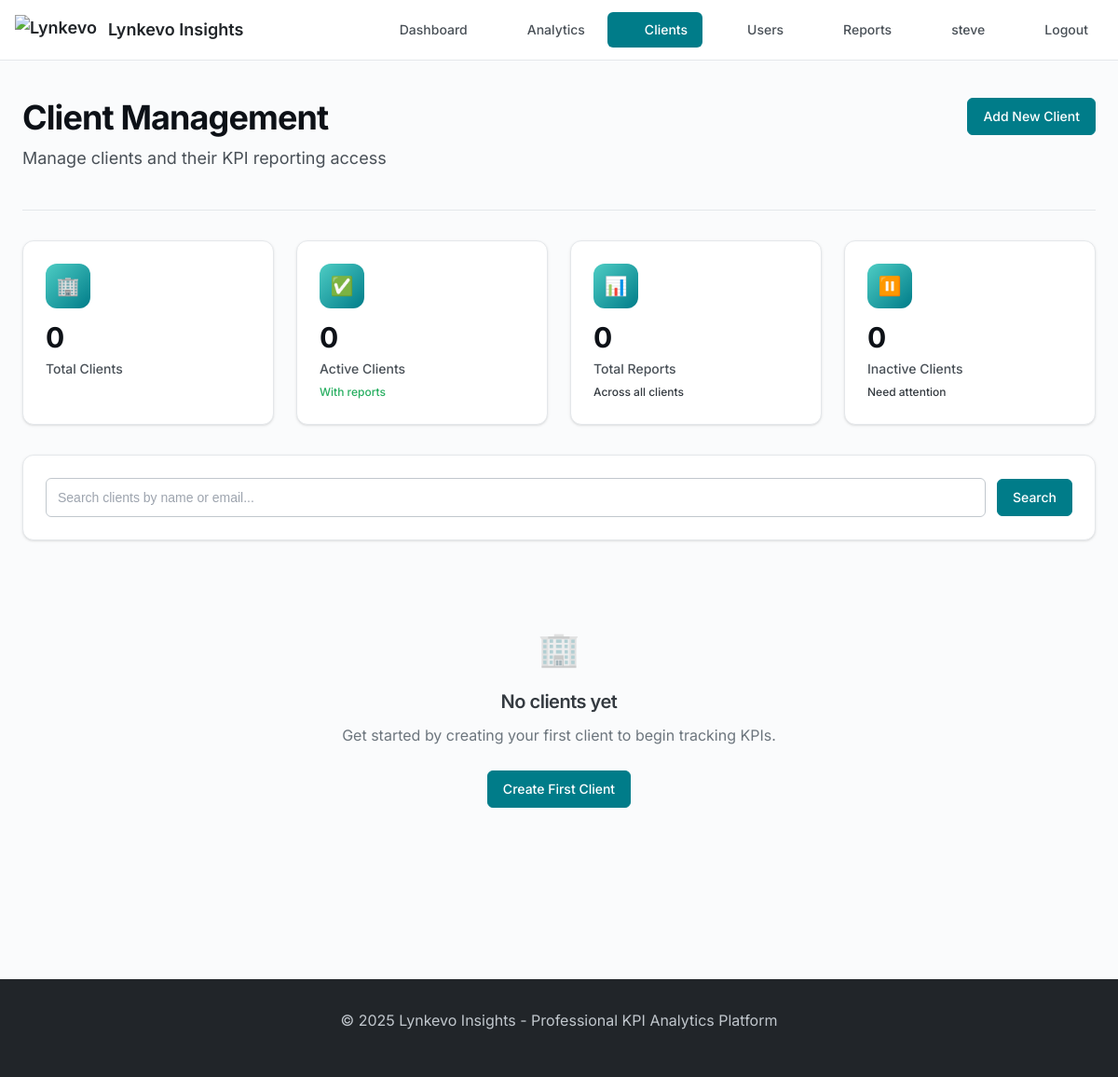
Before: /accounts/clients/ (signed in) with the older database file.
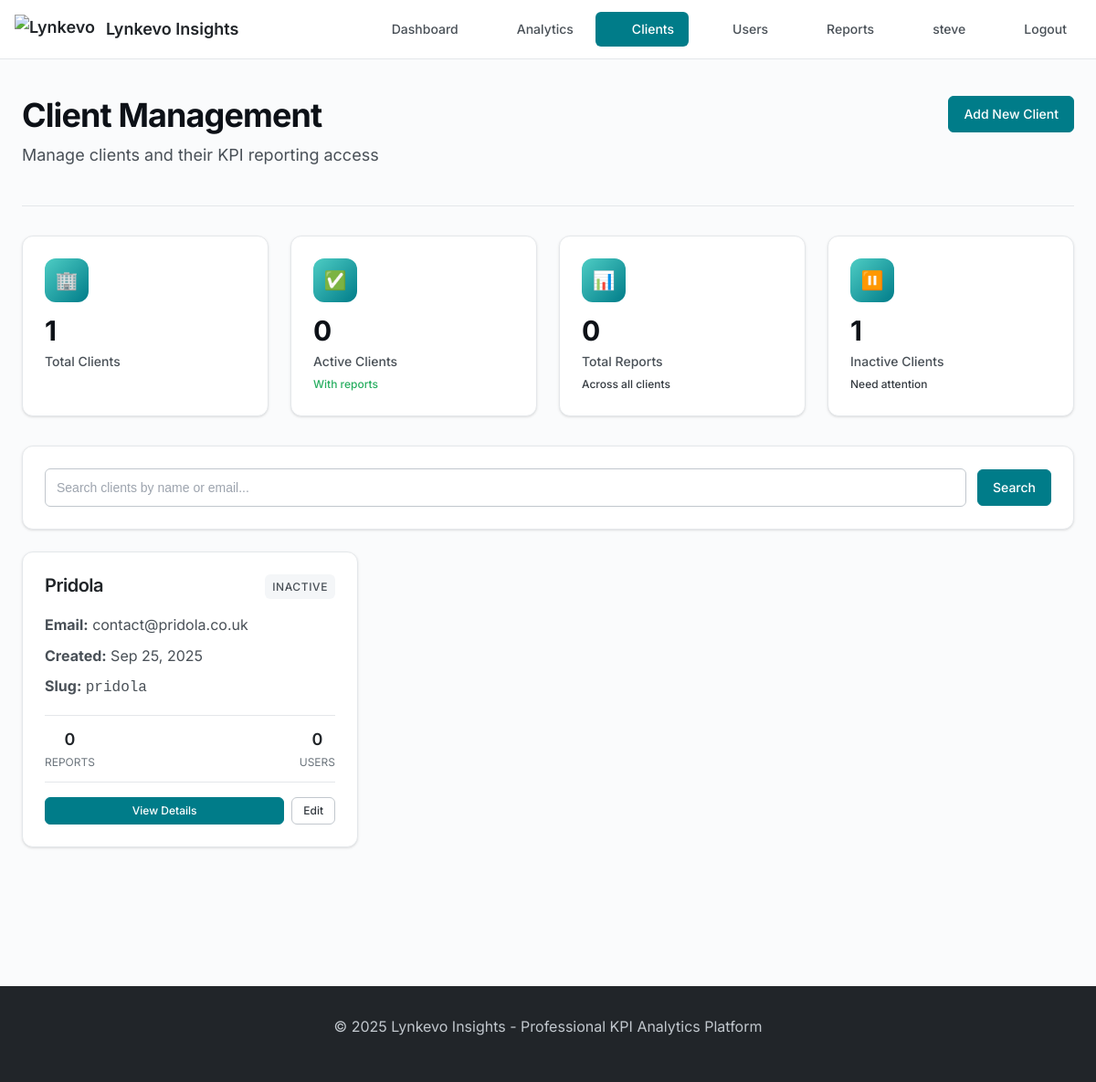
After: the same page with the newer database file.
### accounts/models.py (models this page shows, shortened)
class Client(models.Model):
    name = models.CharField(max_length=255)
    slug = models.SlugField(unique=True, blank=True)
    contact_email = models.EmailField(blank=True, null=True)
    created_at = models.DateTimeField(auto_now_add=True)
    updated_at = models.DateTimeField(auto_now=True)

### accounts/views.py (the view)
# urls.py: path("clients/", views.client_list, name="client_list"),
@login_required
@user_passes_test(is_staff_or_superuser)
def client_list(request):
    search_query = request.GET.get('search', '')
    clients_list = Client.objects.annotate(
        reports_count=Count('kpi_reports'),
        users_count=Count('memberships')
    ).order_by('-created_at')
    if search_query:
        clients_list = clients_list.filter(
            Q(name__icontains=search_query) |
            Q(contact_email__icontains=search_query)
        )
    paginator = Paginator(clients_list, 12)
    page_number = request.GET.get('page')
    clients = paginator.get_page(page_number)
    total_clients = Client.objects.count()
    active_clients = Client.objects.filter(kpi_reports__isnull=False).distinct().count()
    total_reports = sum([client.reports_count for client in clients_list])
    context = {
        'clients': clients,
        'search_query': search_query,
        'stats': {
            'total_clients': total_clients,
            'active_clients': active_clients,
            'total_reports': total_reports,
            'inactive_clients': total_clients - active_clients,
        }
    }
    return render(request, 'accounts/client_list.html', context)

### accounts/views.py (called while the page is built)
def is_staff_or_superuser(user):
    return user.is_staff or user.is_superuser

### accounts/templates/accounts/client_list.html (shortened to what this page needs)
{% extends 'base.html' %}
{% load static %}
{% block content %}
<div class="page-header">
    <div>
        <h1 class="page-title">Client Management</h1>
        <p class="page-subtitle">Manage clients and their KPI reporting access</p>
    </div>
    <div class="page-actions">
        <a href="{% url 'accounts:client_create' %}" class="btn btn-primary">
            Add New Client
        </a>
    </div>
</div>
<div class="metrics-grid">
    <div class="metric-card">
        <div class="metric-header">
            <div class="metric-icon">🏢</div>
        </div>
        <div class="metric-value">{{ stats.total_clients }}</div>
        <div class="metric-label">Total Clients</div>
    </div>
    <div class="metric-card">
        <div class="metric-header">
            <div class="metric-icon">✅</div>
        </div>
        <div class="metric-value">{{ stats.active_clients }}</div>
        <div class="metric-label">Active Clients</div>
        <div class="metric-change positive">With reports</div>
    </div>
    <div class="metric-card">
        <div class="metric-header">
            <div class="metric-icon">📊</div>
        </div>
        <div class="metric-value">{{ stats.total_reports }}</div>
        <div class="metric-label">Total Reports</div>
        <div class="metric-change">Across all clients</div>
    </div>
    <div class="metric-card">
        <div class="metric-header">
            <div class="metric-icon">⏸️</div>
        </div>
        <div class="metric-value">{{ stats.inactive_clients }}</div>
        <div class="metric-label">Inactive Clients</div>
        <div class="metric-change">Need attention</div>
    </div>
</div>
<div class="card" style="margin-bottom: var(--space-6);">
    <div class="card-body">
        <form method="get">
            <div style="display: flex; gap: var(--space-3); align-items: center;">
                <div class="form-group" style="margin-bottom: 0; flex: 1;">
                    <input
                        type="text"
                        name="search"
                        value="{{ search_query }}"
                        placeholder="Search clients by name or email..."
                        class="form-control"
                        autocomplete="off"
                    >
                </div>
                <button type="submit" class="btn btn-primary">Search</button>
            </div>
        </form>
    </div>
</div>
{% if clients %}
<div style="display: grid; grid-template-columns: repeat(auto-fill, minmax(350px, 1fr)); gap: var(--space-6); margin-bottom: var(--space-8);">
    {% for client in clients %}
    <div class="card">
        <div class="card-body">
            <div style="display: flex; justify-content: space-between; align-items: start; margin-bottom: var(--space-4);">
                <h3 style="margin: 0; font-size: var(--text-xl); font-weight: 600;">
                    {{ client.name }}
                </h3>
                <span class="badge badge-{% if client.reports_count > 0 %}success{% else %}secondary{% endif %}">
                    {% if client.reports_count > 0 %}Active{% else %}Inactive{% endif %}
                </span>
            </div>
            <div style="margin-bottom: var(--space-4); color: var(--gray-600);">
                {% if client.contact_email %}
                <div style="margin-bottom: var(--space-2);">
                    <strong>Email:</strong> {{ client.contact_email }}
                </div>
                {% endif %}
                <div style="margin-bottom: var(--space-2);">
                    <strong>Created:</strong> {{ client.created_at|date:"M d, Y" }}
                </div>
                <div>
                    <strong>Slug:</strong> <code>{{ client.slug }}</code>
                </div>
            </div>
            <div style="display: flex; justify-content: space-between; padding: var(--space-3) 0; border-top: 1px solid var(--gray-200); border-bottom: 1px solid var(--gray-200); margin-bottom: var(--space-4);">
                <div style="text-align: center;">
                    <div style="font-weight: 600; font-size: var(--text-lg); color: var(--gray-800);">
                        {{ client.reports_count }}
                    </div>
                    <div style="font-size: var(--text-xs); color: var(--gray-500); text-transform: uppercase;">
                        Reports
                    </div>
                </div>
                <div style="text-align: center;">
                    <div style="font-weight: 600; font-size: var(--text-lg); color: var(--gray-800);">
                        {{ client.users_count }}
                    </div>
                    <div style="font-size: var(--text-xs); color: var(--gray-500); text-transform: uppercase;">
                        Users
                    </div>
                </div>
            </div>
            <div style="display: flex; gap: var(--space-2);">
                <a href="{% url 'accounts:client_detail' client.pk %}" class="btn btn-primary btn-sm" style="flex: 1;">
                    View Details
                </a>
                <a href="{% url 'accounts:client_edit' client.pk %}" class="btn btn-secondary btn-sm">
                    Edit
                </a>
            </div>
        </div>
    </div>
    {% endfor %}
</div>
{% else %}
<div class="empty-state">
    <div class="empty-state-icon">🏢</div>
    <h3 class="empty-state-title">
        {% if search_query %}
            No clients found for "{{ search_query }}"
        {% else %}
            No clients yet
        {% endif %}
    </h3>
    <p class="empty-state-text">
        {% if search_query %}
            Try adjusting your search terms or create a new client.
        {% else %}
            Get started by creating your first client to begin tracking KPIs.
        {% endif %}
    </p>
    <a href="{% url 'accounts:client_create' %}" class="btn btn-primary">
        Create First Client
    </a>
</div>
{% endif %}
{% endblock %}

### lynkevo_insights/templates/base.html (shortened to what this page needs)
<!DOCTYPE html>
<html lang="en">
<head>
    <link rel="stylesheet" href="/static/css/app.css">
</head>
<body>
    <nav class="navbar">
        <div class="navbar-container">
            <a href="{% url 'dashboard:kpi_overview' %}" class="navbar-brand">
                <img src="https://lynkevo.com/logo.png" alt="Lynkevo" class="brand-logo">
                Lynkevo Insights
            </a>
            <ul class="navbar-nav">
                {% if user.is_authenticated %}
                    <li class="nav-item">
                        <a href="{% url 'dashboard:kpi_overview' %}" class="nav-link {% if request.resolver_match.url_name == 'kpi_overview' %}active{% endif %}">
                            <i data-feather="bar-chart-2" class="nav-icon"></i>
                            Dashboard
                        </a>
                    </li>
                    <li class="nav-item">
                        <a href="{% url 'dashboard:dashboard_analytics' %}" class="nav-link {% if request.resolver_match.url_name == 'analytics' %}active{% endif %}">
                            <i data-feather="trending-up" class="nav-icon"></i>
                            Analytics
                        </a>
                    </li>
                    {% if user.is_staff %}
                    <li class="nav-item">
                        <a href="{% url 'accounts:client_list' %}" class="nav-link {% if request.resolver_match.url_name == 'client_list' %}active{% endif %}">
                            <i data-feather="briefcase" class="nav-icon"></i>
                            Clients
                        </a>
                    </li>
                    <li class="nav-item">
                        <a href="{% url 'accounts:user_management' %}" class="nav-link {% if request.resolver_match.url_name == 'user_management' %}active{% endif %}">
                            <i data-feather="users" class="nav-icon"></i>
                            Users
                        </a>
                    </li>
                    {% endif %}
                    <li class="nav-item">
                        <a href="{% url 'reports:report_overview' %}" class="nav-link {% if request.resolver_match.url_name == 'report_overview' %}active{% endif %}">
                            <i data-feather="file-text" class="nav-icon"></i>
                            Reports
                        </a>
                    </li>
                    <li class="nav-item dropdown">
                        <span class="nav-link">
                            <i data-feather="user" class="nav-icon"></i>
                            {{ user.get_full_name|default:user.username }}
                        </span>
                    </li>
                    <li class="nav-item">
                        <a href="{% url 'accounts:logout' %}" class="nav-link">
                            <i data-feather="log-out" class="nav-icon"></i>
                            Logout
                        </a>
                    </li>
                {% endif %}
            </ul>
        </div>
    </nav>
    <main class="container">
        {% block content %}
        {% endblock %}
    </main>
    <footer class="footer">
        <p>&copy; 2025 Lynkevo Insights - Professional KPI Analytics Platform</p>
    </footer>
</body>
</html>

Changed rows visible on the page:
added Client: name "Pridola", shows "INACTIVE", contact_email "contact@pridola.co.uk", created_at "Sep 25, 2025", slug "pridola", reports_count "0", users_count "0"
Other visible differences:
{{ stats.total_clients }}: "0" → "1"
{{ stats.inactive_clients }}: "0" → "1"
text no longer shown: "🏢 No clients yet Get started by creating your first client to begin tracking KPIs. Create First Client"
